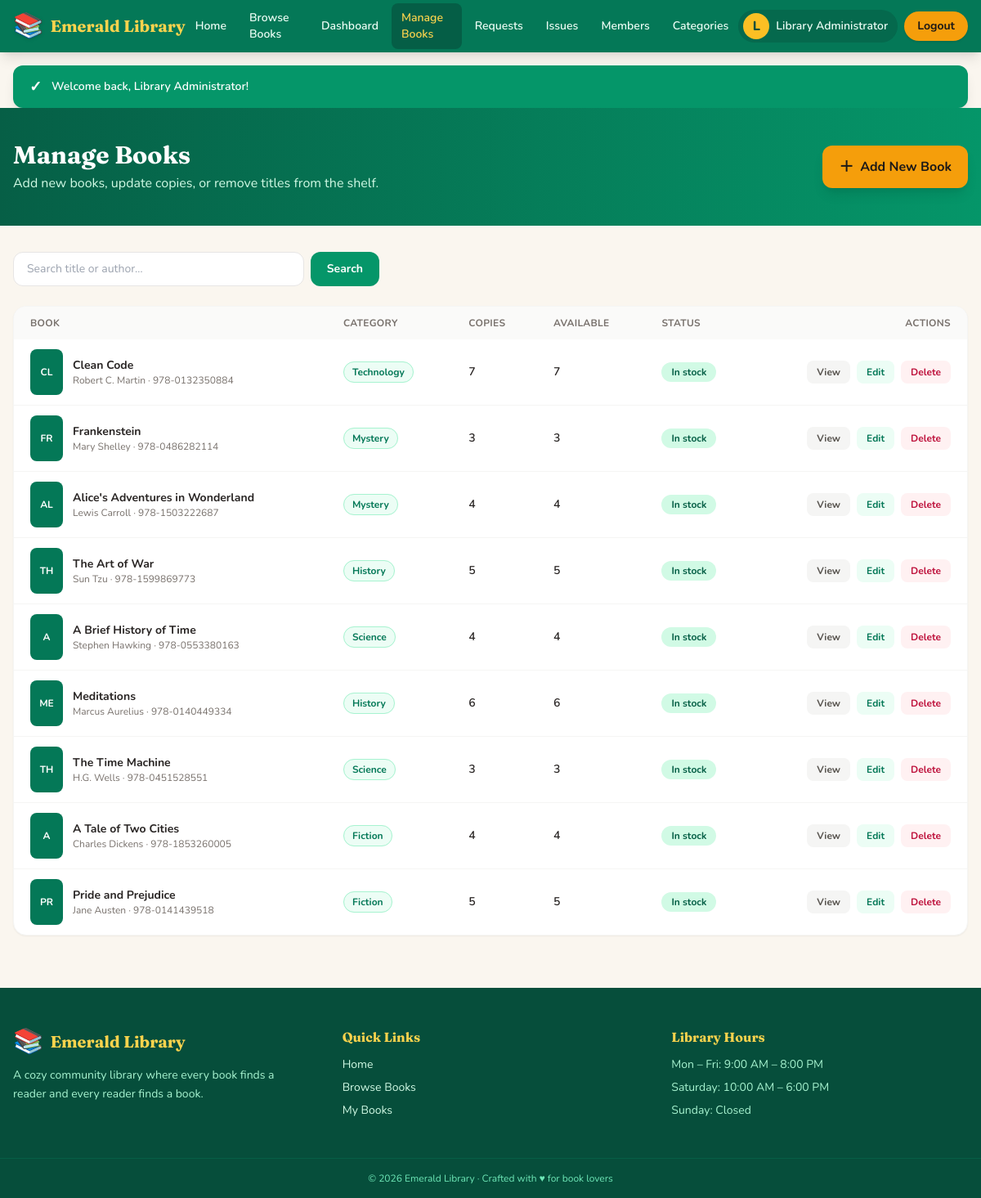
The app's page /admin/books.php (signed in) with its own data.
### tables this page shows
CREATE TABLE books (
  id INT AUTO_INCREMENT PRIMARY KEY,
  title VARCHAR(200) NOT NULL,
  author VARCHAR(150) NOT NULL,
  isbn VARCHAR(50) DEFAULT NULL,
  category_id INT DEFAULT NULL,
  total_copies INT NOT NULL DEFAULT 1,
  available_copies INT NOT NULL DEFAULT 1,
  cover VARCHAR(255) DEFAULT NULL,
  description TEXT,
  content LONGTEXT,
  added_at TIMESTAMP DEFAULT CURRENT_TIMESTAMP,
  INDEX idx_books_category (category_id),
  FULLTEXT INDEX ft_books (title, author),
  CONSTRAINT fk_books_category FOREIGN KEY (category_id)
    REFERENCES categories(id) ON DELETE SET NULL
);

CREATE TABLE categories (
  id INT AUTO_INCREMENT PRIMARY KEY,
  name VARCHAR(100) NOT NULL UNIQUE,
  description TEXT,
  created_at TIMESTAMP DEFAULT CURRENT_TIMESTAMP
);

### auth.php (called while the page is built, shortened)
<?php
function current_user() {
    return isset($_SESSION['user']) ? $_SESSION['user'] : null;
}
function is_logged_in() {
    return isset($_SESSION['user_id']);
}
function get_flash() {
    if (isset($_SESSION['flash'])) {
        $f = $_SESSION['flash'];
        return $f;
    }
    return null;
}
function e($value) {
    return htmlspecialchars((string)$value, ENT_QUOTES, 'UTF-8');
}

### admin/books.php (the view, shortened to what this page needs)
<?php
require_once __DIR__ . '/../auth.php';
$q = trim($_GET['q'] ?? '');
$where = '1=1';
$sql = "SELECT b.*, c.name AS category_name FROM books b LEFT JOIN categories c ON b.category_id=c.id WHERE $where ORDER BY b.id DESC";
$stmt = $conn->prepare($sql);
$stmt->execute();
$books = $stmt->get_result();
$active = 'manage';
include __DIR__ . '/../inc/header.php';
?>
<section class="bg-gradient-to-r from-brand-800 to-brand-600 text-white">
    <div class="max-w-7xl mx-auto px-4 py-10 flex flex-col md:flex-row md:items-center md:justify-between gap-4">
        <div>
            <h1 class="font-display text-3xl font-bold">Manage Books</h1>
            <p class="text-brand-100 mt-1">Add new books, update copies, or remove titles from the shelf.</p>
        </div>
        <a href="<?= BASE_URL ?>/admin/book-form.php" class="inline-flex items-center gap-2 bg-gold-500 hover:bg-gold-400 text-stone-900 font-bold px-5 py-3 rounded-xl transition shadow-lg">
            <span class="text-lg">＋</span> Add New Book
        </a>
    </div>
</section>
<section class="max-w-7xl mx-auto px-4 mt-8">
    <form method="get" action="<?= BASE_URL ?>/admin/books.php" class="flex gap-2 max-w-md mb-6">
        <input type="text" name="q" value="<?= e($q) ?>" placeholder="Search title or author…" class="flex-1 rounded-xl border border-stone-200 px-4 py-2.5 text-sm focus:outline-none focus:ring-2 focus:ring-brand-400">
        <button type="submit" class="bg-brand-600 hover:bg-brand-700 text-white text-sm font-bold px-5 py-2.5 rounded-xl transition">Search</button>
    </form>
    <div class="bg-white rounded-2xl shadow-sm border border-stone-100 overflow-hidden">
        <div class="overflow-x-auto">
            <table class="w-full text-sm">
                <thead>
                    <tr class="bg-stone-50 text-left text-xs uppercase tracking-wide text-stone-500">
                        <th class="px-5 py-3 font-bold">Book</th>
                        <th class="px-5 py-3 font-bold">Category</th>
                        <th class="px-5 py-3 font-bold">Copies</th>
                        <th class="px-5 py-3 font-bold">Available</th>
                        <th class="px-5 py-3 font-bold">Status</th>
                        <th class="px-5 py-3 font-bold text-right">Actions</th>
                    </tr>
                </thead>
                <tbody class="divide-y divide-stone-100">
                    <?php if ($books && $books->num_rows): while ($b = $books->fetch_assoc()): ?>
                    <tr class="hover:bg-cream">
                        <td class="px-5 py-3">
                            <div class="flex items-center gap-3">
                                <span class="w-10 h-14 rounded-lg bg-brand-700 text-white text-xs font-bold flex items-center justify-center shrink-0">
                                    <?= e(strtoupper(mb_substr($b['title'], 0, 2))) ?>
                                </span>
                                <div class="min-w-0">
                                    <p class="font-bold text-stone-800 truncate"><?= e($b['title']) ?></p>
                                    <p class="text-xs text-stone-500 truncate"><?= e($b['author']) ?><?= $b['isbn'] ? ' · ' . e($b['isbn']) : '' ?></p>
                                </div>
                            </div>
                        </td>
                        <td class="px-5 py-3"><span class="bg-brand-50 text-brand-700 text-xs font-bold px-2.5 py-1 rounded-full border border-brand-200"><?= e($b['category_name'] ?? 'General') ?></span></td>
                        <td class="px-5 py-3 font-semibold"><?= (int)$b['total_copies'] ?></td>
                        <td class="px-5 py-3 font-semibold"><?= (int)$b['available_copies'] ?></td>
                        <td class="px-5 py-3">
                            <?php if ((int)$b['available_copies'] > 0): ?>
                                <span class="bg-brand-100 text-brand-800 text-xs font-bold px-3 py-1 rounded-full">In stock</span>
                            <?php else: ?>
                                <span class="bg-rose-100 text-rose-700 text-xs font-bold px-3 py-1 rounded-full">Out of stock</span>
                            <?php endif; ?>
                        </td>
                        <td class="px-5 py-3">
                            <div class="flex items-center justify-end gap-2">
                                <a href="<?= BASE_URL ?>/user/read.php?id=<?= (int)$b['id'] ?>" class="text-xs font-bold text-stone-600 bg-stone-100 hover:bg-stone-200 px-3 py-1.5 rounded-lg transition" title="View">View</a>
                                <a href="<?= BASE_URL ?>/admin/book-form.php?id=<?= (int)$b['id'] ?>" class="text-xs font-bold text-brand-700 bg-brand-50 hover:bg-brand-100 px-3 py-1.5 rounded-lg transition" title="Edit">Edit</a>
                                <form method="post" data-confirm="Delete this book permanently?" class="inline">
                                    <button type="submit" class="text-xs font-bold text-rose-700 bg-rose-50 hover:bg-rose-100 px-3 py-1.5 rounded-lg transition">Delete</button>
                                </form>
                            </div>
                        </td>
                    </tr>
                    <?php endwhile; else: ?>
                    <tr><td colspan="6" class="px-5 py-10 text-center text-stone-500">No books found.</td></tr>
                    <?php endif; ?>
                </tbody>
            </table>
        </div>
    </div>
</section>
<?php include __DIR__ . '/../inc/footer.php'; ?>

### inc/header.php (shortened to what this page needs)
<?php
require_once __DIR__ . '/../auth.php';
$user = current_user();
$flash = get_flash();
$active = $active ?? '';
$nav = [['key' => 'home', 'href' => BASE_URL . '/index.php', 'label' => 'Home']];
$nav[] = ['key' => 'books', 'href' => BASE_URL . '/books.php', 'label' => 'Browse Books'];
if (is_logged_in()) {
    if (is_admin()) {
        array_push($nav,
            ['key' => 'dashboard', 'href' => BASE_URL . '/admin/dashboard.php', 'label' => 'Dashboard'],
            ['key' => 'manage', 'href' => BASE_URL . '/admin/books.php', 'label' => 'Manage Books'],
            ['key' => 'requests', 'href' => BASE_URL . '/admin/requests.php', 'label' => 'Requests'],
            ['key' => 'issues', 'href' => BASE_URL . '/admin/issues.php', 'label' => 'Issues'],
            ['key' => 'members', 'href' => BASE_URL . '/admin/members.php', 'label' => 'Members'],
            ['key' => 'categories', 'href' => BASE_URL . '/admin/categories.php', 'label' => 'Categories']
        );
    } else {
        array_push($nav,
            ['key' => 'dashboard', 'href' => BASE_URL . '/user/dashboard.php', 'label' => 'Dashboard'],
            ['key' => 'mybooks', 'href' => BASE_URL . '/user/my-books.php', 'label' => 'My Books']
        );
    }
}
function nav_item($item, $active) {
    $on = $active === $item['key'];
    $cls = $on ? 'bg-brand-900/60 text-gold-300' : 'text-brand-50 hover:bg-brand-900/40 hover:text-white';
    return '<a href="' . e($item['href']) . '" class="px-3 py-2 rounded-lg text-sm font-semibold transition ' . $cls . '">' . e($item['label']) . '</a>';
}
$flashColors = [
    'success' => ['bg' => 'bg-brand-600', 'icon' => '✓'],
    'error'   => ['bg' => 'bg-rose-600',  'icon' => '✕'],
    'warning' => ['bg' => 'bg-amber-500', 'icon' => '!'],
];
?>
<!DOCTYPE html>
<html lang="en">
<head>
<script src="https://cdn.tailwindcss.com"></script>
<link rel="stylesheet" href="<?= BASE_URL ?>/assets/css/style.css">
</head>
<body class="bg-cream text-stone-800 min-h-screen flex flex-col">
<header class="bg-brand-700 sticky top-0 z-40 shadow-lg">
  <div class="max-w-7xl mx-auto px-4">
    <div class="flex items-center justify-between h-16">
      <a href="<?= BASE_URL ?>/index.php" class="flex items-center gap-2 shrink-0">
        <span class="text-3xl drop-shadow">📚</span>
        <span class="font-display text-xl font-bold text-gold-300">Emerald Library</span>
      </a>
      <nav class="hidden lg:flex items-center gap-1">
        <?php foreach ($nav as $item) echo nav_item($item, $active); ?>
      </nav>
      <div class="hidden lg:flex items-center gap-2">
        <?php if (is_logged_in()): ?>
          <div class="flex items-center gap-2 bg-brand-800/60 rounded-full pl-1.5 pr-3 py-1">
            <span class="w-8 h-8 rounded-full bg-gold-400 text-brand-900 font-extrabold flex items-center justify-center"><?= e(strtoupper(mb_substr($user['name'], 0, 1))) ?></span>
            <span class="text-sm font-semibold text-brand-50 max-w-[140px] truncate"><?= e($user['name']) ?></span>
          </div>
          <a href="<?= BASE_URL ?>/logout.php" class="bg-gold-500 hover:bg-gold-600 text-stone-900 text-sm font-bold px-4 py-2 rounded-full transition shadow">Logout</a>
        <?php else: ?>
          <a href="<?= BASE_URL ?>/login.php" class="text-brand-50 hover:text-white text-sm font-semibold px-3 py-2">Sign In</a>
          <a href="<?= BASE_URL ?>/register.php" class="bg-gold-500 hover:bg-gold-600 text-stone-900 text-sm font-bold px-4 py-2 rounded-full transition shadow">Join Free</a>
        <?php endif; ?>
      </div>
    </div>
  </div>
</header>
<?php if ($flash): $fc = $flashColors[$flash['type']] ?? $flashColors['success']; ?>
<div class="max-w-7xl mx-auto px-4 w-full">
  <div id="flashToast" class="mt-4 <?= $fc['bg'] ?> text-white px-5 py-3 rounded-xl shadow-lg flex items-center gap-3 toast">
    <span class="font-bold text-lg"><?= $fc['icon'] ?></span>
    <span class="font-semibold text-sm"><?= e($flash['message']) ?></span>
  </div>
</div>
<?php endif; ?>
<main class="flex-1">

### inc/footer.php (shortened to what this page needs)
</main>
<footer class="mt-16 bg-brand-900 text-brand-100">
  <div class="max-w-7xl mx-auto px-4 py-12 grid gap-10 md:grid-cols-3">
    <div>
      <div class="flex items-center gap-2 mb-3">
        <span class="text-3xl">📚</span>
        <span class="font-display text-xl font-bold text-gold-300">Emerald Library</span>
      </div>
      <p class="text-sm text-brand-200 leading-relaxed">A cozy community library where every book finds a reader and every reader finds a book.</p>
    </div>
    <div>
      <h4 class="font-display font-bold text-gold-300 mb-3">Quick Links</h4>
      <ul class="space-y-2 text-sm">
        <li><a href="<?= BASE_URL ?>/index.php" class="hover:text-gold-300 transition">Home</a></li>
        <li><a href="<?= BASE_URL ?>/books.php" class="hover:text-gold-300 transition">Browse Books</a></li>
        <?php if (is_logged_in()): ?>
          <li><a href="<?= BASE_URL ?>/user/my-books.php" class="hover:text-gold-300 transition">My Books</a></li>
        <?php else: ?>
          <li><a href="<?= BASE_URL ?>/register.php" class="hover:text-gold-300 transition">Become a Member</a></li>
        <?php endif; ?>
      </ul>
    </div>
    <div>
      <h4 class="font-display font-bold text-gold-300 mb-3">Library Hours</h4>
      <ul class="space-y-2 text-sm text-brand-200">
        <li>Mon – Fri: 9:00 AM – 8:00 PM</li>
        <li>Saturday: 10:00 AM – 6:00 PM</li>
        <li>Sunday: Closed</li>
      </ul>
    </div>
  </div>
  <div class="border-t border-brand-800 py-4 text-center text-xs text-brand-300">
    © <?= date('Y') ?> Emerald Library · Crafted with ♥ for book lovers
  </div>
</footer>
</body>
</html>

### assets/css/style.css (style rules this page uses)
body { font-family: 'Nunito', ui-sans-serif, system-ui, sans-serif; }
h1, h2, h3, h4, .font-display { font-family: 'Fraunces', Georgia, serif; }
.toast { animation: toastIn .35s ease; }

### records on screen
books: title "CL", title "Clean Code", author "Robert C. Martin", isbn "978-0132350884", category.name "Technology", total_copies "7", available_copies "7", shows "In stock"
books: title "FR", title "Frankenstein", author "Mary Shelley", isbn "978-0486282114", category.name "Mystery", total_copies "3", available_copies "3", shows "In stock"
books: title "AL", title "Alice's Adventures in Wonderland", author "Lewis Carroll", isbn "978-1503222687", category.name "Mystery", total_copies "4", available_copies "4", shows "In stock"
books: title "TH", title "The Art of War", author "Sun Tzu", isbn "978-1599869773", category.name "History", total_copies "5", available_copies "5", shows "In stock"
books: title "A", title "A Brief History of Time", author "Stephen Hawking", isbn "978-0553380163", category.name "Science", total_copies "4", available_copies "4", shows "In stock"
books: title "ME", title "Meditations", author "Marcus Aurelius", isbn "978-0140449334", category.name "History", total_copies "6", available_copies "6", shows "In stock"
books: title "TH", title "The Time Machine", author "H.G. Wells", isbn "978-0451528551", category.name "Science", total_copies "3", available_copies "3", shows "In stock"
books: title "A", title "A Tale of Two Cities", author "Charles Dickens", isbn "978-1853260005", category.name "Fiction", total_copies "4", available_copies "4", shows "In stock"
books: title "PR", title "Pride and Prejudice", author "Jane Austen", isbn "978-0141439518", category.name "Fiction", total_copies "5", available_copies "5", shows "In stock"

### other values on screen
$item['label'] "Home"
$item['label'] "Browse Books"
$item['label'] "Dashboard"
$item['label'] "Manage Books"
$item['label'] "Requests"
$item['label'] "Issues"
$item['label'] "Members"
$item['label'] "Categories"
mb_substr($user['name'], 0, 1) "L"
$user['name'] "Library Administrator"
$fc['icon'] "✓"
$flash['message'] "Welcome back, Library Administrator!"
